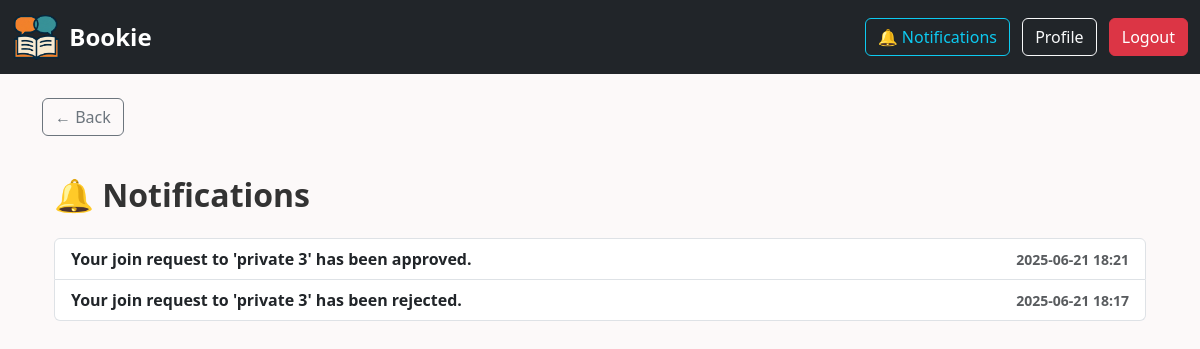
/notifications (signed in), run on the app's committed database.
### app.py (models this page shows)
class Notification(db.Model):
    id = db.Column(db.Integer, primary_key=True)
    user_id = db.Column(db.Integer, db.ForeignKey('user.id'), nullable=False)
    message = db.Column(db.String(300), nullable=False)
    is_read = db.Column(db.Boolean, default=False)
    timestamp = db.Column(db.DateTime, default=datetime.utcnow)

### app.py (the view)
@app.route('/notifications')
@login_required
def view_notifications():
    notifs = Notification.query.filter_by(user_id=current_user.id).order_by(Notification.timestamp.desc()).all()
    return render_template('notifications.html', notifications=notifs)

### app.py (called while the page is built)
@login_manager.user_loader
def load_user(user_id):
    return User.query.get(int(user_id))

### templates/notifications.html (shortened to what this page needs)
{% extends 'layout.html' %}
{% block content %}
<div class="container mt-4">
  <h2 class="mb-4">🔔 Notifications</h2>
  {% if notifications %}
    <ul class="list-group">
      {% for notif in notifications %}
        <li class="list-group-item d-flex justify-content-between align-items-center {% if not notif.is_read %}fw-bold{% endif %}">
          {{ notif.message|safe }}
          <span class="text-muted small">{{ notif.timestamp.strftime('%Y-%m-%d %H:%M') }}</span>
        </li>
      {% endfor %}
    </ul>
  {% else %}
    <div class="alert alert-info">No notifications found.</div>
  {% endif %}
</div>
{% endblock %}

### static/styles.css (style rules this page uses)
body { background-color: #fcf9f9; font-family: 'Segoe UI', Tahoma, Geneva, Verdana, sans-serif; }
h2, h4 { font-weight: 600; color: #333; }
.container { margin-bottom: 4rem; }

### data on the page
Notification: message "Your join request to 'private 3' has been approved.", timestamp "2025-06-21 18:21"
Notification: message "Your join request to 'private 3' has been rejected.", timestamp "2025-06-21 18:17"
